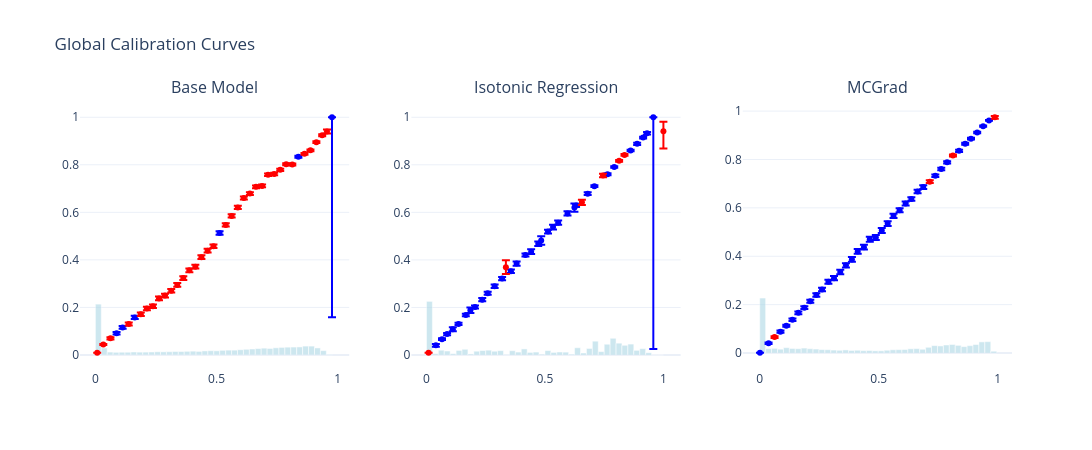

Here is the notebook cell this chart was saved with:
### Code cell
# Plot global calibration curves for each method
from plotly.subplots import make_subplots

fig = make_subplots(
    rows=1, cols=3,
    subplot_titles=list(score_columns.keys()),
)

for i, (method_name, score_col) in enumerate(score_columns.items(), start=1):
    cal_fig = plotting.plot_global_calibration_curve(
        data=test_df,
        score_col=score_col,
        label_col=LABEL_COLUMN,
        num_bins=40,
    )
    
    # Add traces from the calibration figure
    for trace in cal_fig.data:
        trace.showlegend = False
        fig.add_trace(trace, row=1, col=i)

fig.update_layout(
    title="Global Calibration Curves",
    height=450,
    width=1200,
)
fig.show()
